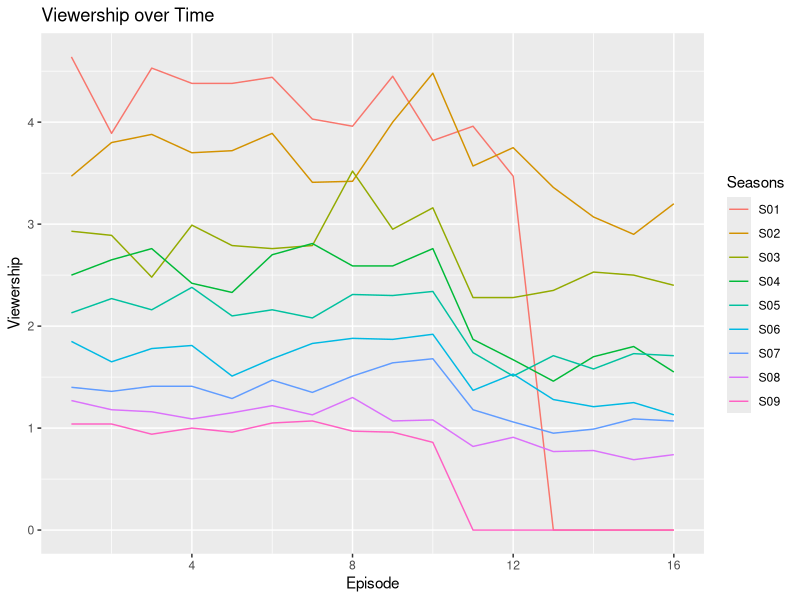
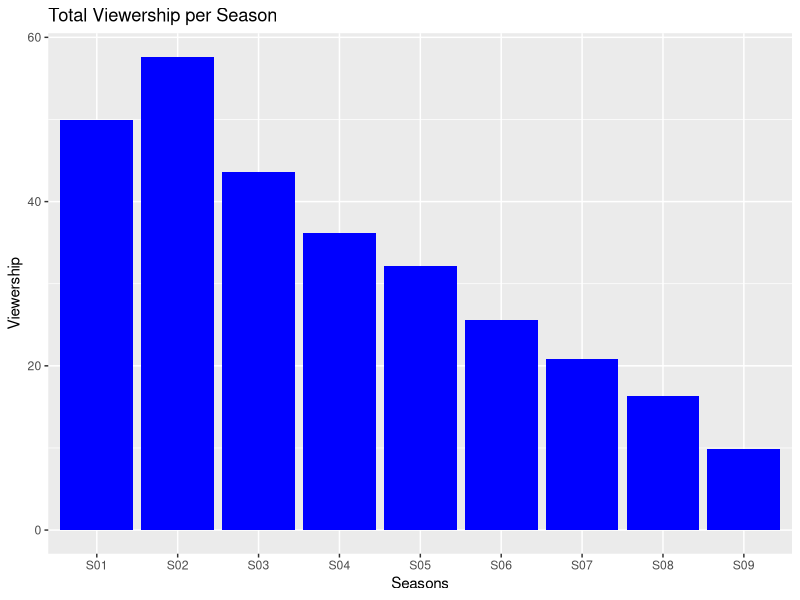

The R source for these figures, in order:
## ---- chunk 1
# 将表格转换成数据框
suits_df <- read.table(text = "
Seasons	E01	E02	E03	E04	E05	E06	E07	E08	E09	E10	E11	E12	E13	E14	E15	E16
S01	4.64	3.89	4.53	4.38	4.38	4.44	4.03	3.96	4.45	3.82	3.96	3.47	NA	NA	NA	NA
S02	3.47	3.80	3.88	3.70	3.72	3.89	3.41	3.42	4.00	4.48	3.57	3.75	3.36	3.07	2.90	3.20
S03	2.93	2.89	2.48	2.99	2.79	2.76	2.79	3.52	2.95	3.16	2.28	2.28	2.35	2.53	2.50	2.40
S04	2.50	2.65	2.76	2.42	2.33	2.70	2.81	2.59	2.59	2.76	1.87	1.67	1.46	1.70	1.80	1.55
S05	2.13	2.27	2.16	2.38	2.10	2.16	2.08	2.31	2.30	2.34	1.74	1.51	1.71	1.58	1.73	1.71
S06	1.85	1.65	1.78	1.81	1.51	1.68	1.83	1.88	1.87	1.92	1.37	1.53	1.28	1.21	1.25	1.13
S07	1.40	1.36	1.41	1.41	1.29	1.47	1.35	1.51	1.64	1.68	1.18	1.06	0.95	0.99	1.09	1.07
S08	1.27	1.18	1.16	1.09	1.15	1.22	1.13	1.30	1.07	1.08	0.82	0.91	0.77	0.78	0.69	0.74
S09	1.04	1.04	0.94	1.00	0.96	1.05	1.07	0.97	0.96	0.86	NA	NA	NA	NA	NA	NA
", header = TRUE, stringsAsFactors = FALSE)

# 查看数据框的前几行
head(suits_df)

# 查看数据框的摘要统计信息
summary(suits_df)


## ---- chunk 2
# 将 NA 替换为 0
suits_df[is.na(suits_df)] <- 0

## ---- chunk 3
library(tidyr)
suits_df_long <- gather(suits_df, episode, viewership, -Seasons)

## ---- chunk 4
# 4. Draw a graph of the viewership over time.
#install.packages("dplyr")
library(ggplot2)

suits_df_long <- tidyr::pivot_longer(suits_df, cols = -Seasons, names_to = "Episode", values_to = "Viewership")
suits_df_long$Episode <- gsub("E", "", suits_df_long$Episode)
suits_df_long$Episode <- as.numeric(suits_df_long$Episode)

ggplot(suits_df_long, aes(x = Episode, y = Viewership, group = Seasons, color = Seasons)) + 
  geom_line() + 
  ggtitle("Viewership over Time")

## ---- chunk 5

# 3. Draw a bar plot of the total viewership for each season
# 计算每一季的总观看人数
seasons_df <- data.frame(
  Seasons = unique(suits_df$Seasons),
  Viewership = apply(suits_df[,-1], 1, sum)
)

# 绘制柱状图
ggplot(seasons_df, aes(x = Seasons, y = Viewership)) + 
  geom_col(fill = "blue") + 
  ggtitle("Total Viewership per Season")

